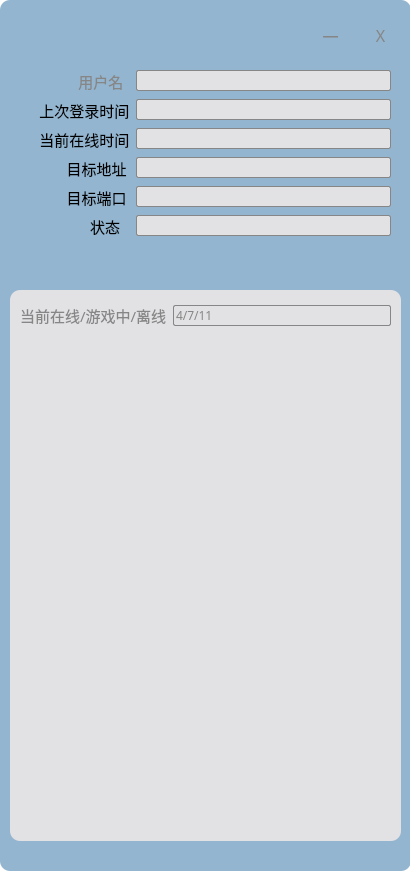
<?xml version="1.0" encoding="UTF-8"?>
<ui version="4.0">
 <class>FriendList</class>
 <widget class="QWidget" name="FriendList">
  <property name="geometry">
   <rect>
    <x>0</x>
    <y>0</y>
    <width>410</width>
    <height>871</height>
   </rect>
  </property>
  <property name="windowTitle">
   <string>Form</string>
  </property>
  <property name="styleSheet">
   <string notr="true">background-color: rgb(255, 255, 255,0%)</string>
  </property>
  <widget class="QWidget" name="widget" native="true">
   <property name="geometry">
    <rect>
     <x>0</x>
     <y>0</y>
     <width>411</width>
     <height>871</height>
    </rect>
   </property>
   <property name="styleSheet">
    <string notr="true">background-color: rgb(147,181,207);
border-radius: 10px;</string>
   </property>
   <widget class="QLabel" name="label_top">
    <property name="geometry">
     <rect>
      <x>10</x>
      <y>20</y>
      <width>301</width>
      <height>31</height>
     </rect>
    </property>
    <property name="text">
     <string/>
    </property>
   </widget>
   <widget class="QLabel" name="label_min">
    <property name="geometry">
     <rect>
      <x>310</x>
      <y>10</y>
      <width>41</width>
      <height>51</height>
     </rect>
    </property>
    <property name="font">
     <font>
      <family>Adobe 黑体 Std R</family>
      <pointsize>12</pointsize>
      <weight>50</weight>
      <italic>false</italic>
      <bold>false</bold>
     </font>
    </property>
    <property name="styleSheet">
     <string notr="true">QLabel{
   color:rgb(134, 134, 134);
	font: 12pt &quot;Adobe 黑体 Std R&quot;;
}
QLabel:hover{
   background-color:rgb(58,149,222);
   color:white;

}</string>
    </property>
    <property name="text">
     <string>一</string>
    </property>
    <property name="alignment">
     <set>Qt::AlignCenter</set>
    </property>
   </widget>
   <widget class="QLabel" name="label_close">
    <property name="geometry">
     <rect>
      <x>360</x>
      <y>10</y>
      <width>41</width>
      <height>51</height>
     </rect>
    </property>
    <property name="font">
     <font>
      <family>Adobe 黑体 Std R</family>
      <pointsize>12</pointsize>
      <weight>50</weight>
      <italic>false</italic>
      <bold>false</bold>
     </font>
    </property>
    <property name="styleSheet">
     <string notr="true">QLabel{
   color:rgb(134, 134, 134);
	font: 12pt &quot;Adobe 黑体 Std R&quot;;
}
QLabel:hover{
  background-color:rgb(212, 64, 39);
  color:rgb(255, 255, 255);
}</string>
    </property>
    <property name="text">
     <string>X</string>
    </property>
    <property name="alignment">
     <set>Qt::AlignCenter</set>
    </property>
   </widget>
   <widget class="QGroupBox" name="groupBox">
    <property name="geometry">
     <rect>
      <x>10</x>
      <y>60</y>
      <width>391</width>
      <height>211</height>
     </rect>
    </property>
    <property name="styleSheet">
     <string notr="true">background-color:  rgb(226,225,228);
QLineEdit{

background:rgb(226,225,228);
border: 1px solid rgb(134, 134, 134);
border-radius:2px;
	color: rgb(134, 134, 134)
}</string>
    </property>
    <property name="title">
     <string/>
    </property>
    <widget class="QWidget" name="formLayoutWidget">
     <property name="geometry">
      <rect>
       <x>10</x>
       <y>10</y>
       <width>371</width>
       <height>191</height>
      </rect>
     </property>
     <layout class="QFormLayout" name="formLayout">
      <item row="0" column="0">
       <widget class="QLabel" name="label_6">
        <property name="font">
         <font>
          <family>微软雅黑 Light</family>
          <pointsize>11</pointsize>
          <weight>3</weight>
          <italic>false</italic>
          <bold>false</bold>
         </font>
        </property>
        <property name="styleSheet">
         <string notr="true">QLabel{
font: 25 11pt &quot;微软雅黑 Light&quot;;
  background-color:rgb(0,0,0,0%);
color:rgb(134, 134, 134);
}
QLabel:hover{
  background-color:rgb(0,0,0,0%);
}</string>
        </property>
        <property name="text">
         <string>               用户名</string>
        </property>
       </widget>
      </item>
      <item row="0" column="1">
       <widget class="QLineEdit" name="lineEdit_userName">
        <property name="font">
         <font>
          <family>微软雅黑</family>
         </font>
        </property>
        <property name="styleSheet">
         <string notr="true">QLineEdit{

background:rgb(226,225,228);
border: 1px solid rgb(134, 134, 134);
border-radius:2px;
	color: rgb(134, 134, 134)
}</string>
        </property>
        <property name="text">
         <string/>
        </property>
        <property name="readOnly">
         <bool>true</bool>
        </property>
       </widget>
      </item>
      <item row="1" column="0">
       <widget class="QLabel" name="label_7">
        <property name="font">
         <font>
          <family>微软雅黑 Light</family>
          <pointsize>11</pointsize>
          <weight>3</weight>
          <italic>false</italic>
          <bold>false</bold>
         </font>
        </property>
        <property name="styleSheet">
         <string notr="true">QLabel{
font: 25 11pt &quot;微软雅黑 Light&quot;;
  background-color:rgb(0,0,0,0%);
color:rgbrgbrgb(134, 134, 134);
}
QLabel:hover{
  background-color:rgb(0,0,0,0%);
}</string>
        </property>
        <property name="text">
         <string>     上次登录时间</string>
        </property>
       </widget>
      </item>
      <item row="1" column="1">
       <widget class="QLineEdit" name="lineEdit_lastLoginTime">
        <property name="font">
         <font>
          <family>微软雅黑</family>
         </font>
        </property>
        <property name="styleSheet">
         <string notr="true">QLineEdit{

background:rgb(226,225,228);
border: 1px solid rgb(134, 134, 134);
border-radius:2px;
	color: rgb(134, 134, 134)
}</string>
        </property>
        <property name="text">
         <string/>
        </property>
        <property name="readOnly">
         <bool>true</bool>
        </property>
       </widget>
      </item>
      <item row="2" column="0">
       <widget class="QLabel" name="label_11">
        <property name="font">
         <font>
          <family>微软雅黑 Light</family>
          <pointsize>11</pointsize>
          <weight>3</weight>
          <italic>false</italic>
          <bold>false</bold>
         </font>
        </property>
        <property name="styleSheet">
         <string notr="true">QLabel{
font: 25 11pt &quot;微软雅黑 Light&quot;;
  background-color:rgb(0,0,0,0%);
color:rgbrgbrgb(134, 134, 134);
}
QLabel:hover{
  background-color:rgb(0,0,0,0%);
}</string>
        </property>
        <property name="text">
         <string>     当前在线时间</string>
        </property>
       </widget>
      </item>
      <item row="2" column="1">
       <widget class="QLineEdit" name="lineEdit_currentOnlineTime">
        <property name="font">
         <font>
          <family>微软雅黑</family>
         </font>
        </property>
        <property name="styleSheet">
         <string notr="true">QLineEdit{

background:rgb(226,225,228);
border: 1px solid rgb(134, 134, 134);
border-radius:2px;
	color: rgb(134, 134, 134)
}</string>
        </property>
        <property name="text">
         <string/>
        </property>
        <property name="readOnly">
         <bool>true</bool>
        </property>
       </widget>
      </item>
      <item row="3" column="0">
       <widget class="QLabel" name="label_14">
        <property name="font">
         <font>
          <family>微软雅黑 Light</family>
          <pointsize>11</pointsize>
          <weight>3</weight>
          <italic>false</italic>
          <bold>false</bold>
         </font>
        </property>
        <property name="styleSheet">
         <string notr="true">QLabel{
font: 25 11pt &quot;微软雅黑 Light&quot;;
  background-color:rgb(0,0,0,0%);
color:rgbrgbrgb(134, 134, 134);
}
QLabel:hover{
  background-color:rgb(0,0,0,0%);
}</string>
        </property>
        <property name="text">
         <string>            目标地址</string>
        </property>
       </widget>
      </item>
      <item row="3" column="1">
       <widget class="QLineEdit" name="lineEdit_ipAddress">
        <property name="font">
         <font>
          <family>微软雅黑</family>
         </font>
        </property>
        <property name="styleSheet">
         <string notr="true">QLineEdit{

background:rgb(226,225,228);
border: 1px solid rgb(134, 134, 134);
border-radius:2px;
	color: rgb(134, 134, 134)
}</string>
        </property>
        <property name="text">
         <string/>
        </property>
        <property name="readOnly">
         <bool>true</bool>
        </property>
       </widget>
      </item>
      <item row="4" column="0">
       <widget class="QLabel" name="label_15">
        <property name="font">
         <font>
          <family>微软雅黑 Light</family>
          <pointsize>11</pointsize>
          <weight>3</weight>
          <italic>false</italic>
          <bold>false</bold>
         </font>
        </property>
        <property name="styleSheet">
         <string notr="true">QLabel{
font: 25 11pt &quot;微软雅黑 Light&quot;;
  background-color:rgb(0,0,0,0%);
color:rgbrgbrgb(134, 134, 134);
}
QLabel:hover{
  background-color:rgb(0,0,0,0%);
}</string>
        </property>
        <property name="text">
         <string>            目标端口</string>
        </property>
       </widget>
      </item>
      <item row="4" column="1">
       <widget class="QLineEdit" name="lineEdit_port">
        <property name="font">
         <font>
          <family>微软雅黑</family>
         </font>
        </property>
        <property name="styleSheet">
         <string notr="true">QLineEdit{

background:rgb(226,225,228);
border: 1px solid rgb(134, 134, 134);
border-radius:2px;
	color: rgb(134, 134, 134)
}</string>
        </property>
        <property name="text">
         <string/>
        </property>
        <property name="readOnly">
         <bool>true</bool>
        </property>
       </widget>
      </item>
      <item row="5" column="0">
       <widget class="QLabel" name="label_16">
        <property name="font">
         <font>
          <family>微软雅黑 Light</family>
          <pointsize>11</pointsize>
          <weight>3</weight>
          <italic>false</italic>
          <bold>false</bold>
         </font>
        </property>
        <property name="styleSheet">
         <string notr="true">QLabel{
font: 25 11pt &quot;微软雅黑 Light&quot;;
  background-color:rgb(0,0,0,0%);
color:rgbrgbrgb(134, 134, 134);
}
QLabel:hover{
  background-color:rgb(0,0,0,0%);
}</string>
        </property>
        <property name="text">
         <string>                  状态</string>
        </property>
       </widget>
      </item>
      <item row="5" column="1">
       <widget class="QLineEdit" name="lineEdit_status">
        <property name="font">
         <font>
          <family>微软雅黑</family>
         </font>
        </property>
        <property name="styleSheet">
         <string notr="true">QLineEdit{

background:rgb(226,225,228);
border: 1px solid rgb(134, 134, 134);
border-radius:2px;
	color: rgb(134, 134, 134)
}</string>
        </property>
        <property name="text">
         <string/>
        </property>
        <property name="readOnly">
         <bool>true</bool>
        </property>
       </widget>
      </item>
     </layout>
    </widget>
   </widget>
   <widget class="QGroupBox" name="groupBox_3">
    <property name="geometry">
     <rect>
      <x>10</x>
      <y>290</y>
      <width>391</width>
      <height>551</height>
     </rect>
    </property>
    <property name="styleSheet">
     <string notr="true">background-color: rgb(226,225,228);
</string>
    </property>
    <property name="title">
     <string/>
    </property>
    <widget class="QListWidget" name="listWidget">
     <property name="geometry">
      <rect>
       <x>15</x>
       <y>51</y>
       <width>371</width>
       <height>461</height>
      </rect>
     </property>
     <property name="styleSheet">
      <string notr="true">QListWidget
{
background: rgb(226,225,228);; border: 0px;
}
QScrollBar:vertical
{
background: rgb(226,225,228);
width:8px;
}
QScrollBar::handle:vertical
{
background: rgb(186,204,217	);
border-radius: 4px;
border: none;
min-height: 20px;
}
QScrollBar::handle:vertical:hover
{
background: rgb(128,128,128);
border: none;
min-height: 20px;
}
QScrollBar::sub-line:vertical{border: none;}
QScrollBar::add-line:vertical{border: none;}</string>
     </property>
    </widget>
    <widget class="QWidget" name="horizontalLayoutWidget">
     <property name="geometry">
      <rect>
       <x>10</x>
       <y>10</y>
       <width>371</width>
       <height>31</height>
      </rect>
     </property>
     <layout class="QHBoxLayout" name="horizontalLayout">
      <item>
       <widget class="QLabel" name="label_8">
        <property name="font">
         <font>
          <family>微软雅黑 Light</family>
          <pointsize>11</pointsize>
          <weight>3</weight>
          <italic>false</italic>
          <bold>false</bold>
         </font>
        </property>
        <property name="styleSheet">
         <string notr="true">QLabel{
font: 25 11pt &quot;微软雅黑 Light&quot;;
  background-color:rgb(0,0,0,0%);
color:rgb(134, 134, 134);
}
QLabel:hover{
  background-color:rgb(0,0,0,0%);
}</string>
        </property>
        <property name="text">
         <string>当前在线/游戏中/离线</string>
        </property>
       </widget>
      </item>
      <item>
       <widget class="QLineEdit" name="lineEdit_7">
        <property name="font">
         <font>
          <family>微软雅黑</family>
         </font>
        </property>
        <property name="styleSheet">
         <string notr="true">QLineEdit{

background:rgb(226,225,228);
border: 1px solid rgb(134, 134, 134);
border-radius:2px;
	color: rgb(134, 134, 134)
}</string>
        </property>
        <property name="text">
         <string>4/7/11</string>
        </property>
        <property name="readOnly">
         <bool>true</bool>
        </property>
       </widget>
      </item>
     </layout>
    </widget>
   </widget>
  </widget>
 </widget>
 <resources/>
 <connections/>
</ui>
